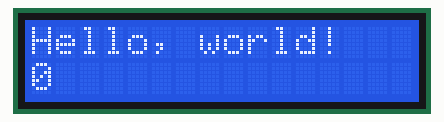
A sketch run on a simulated Arduino Uno, built with avr-gcc and run on an emulated ATmega328P. On the bench: 16×2 character LCD.

Above: at 0.1 s.
At 4.1 s:
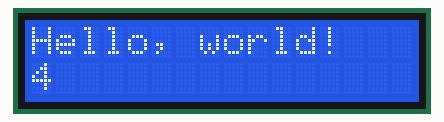
At 9.1 s:
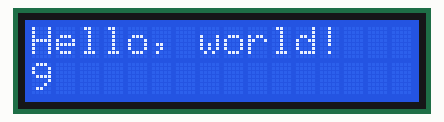
At 19.1 s:
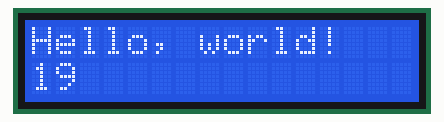
At 29.1 s:
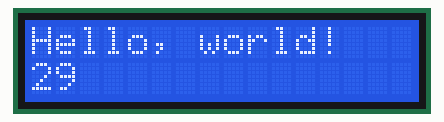
At 39.1 s:
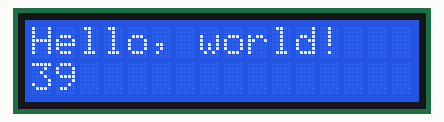

The sketch:

ch05_lcd.ino
```cpp
#include <LiquidCrystal.h>
#define LCD_RS_PIN 2
#define LCD_E_PIN 3
#define LCD_D4_PIN 4
#define LCD_D5_PIN 5
#define LCD_D6_PIN 6
#define LCD_D7_PIN 7

// 建立LiquidCrystal物件
LiquidCrystal lcd(LCD_RS_PIN, LCD_E_PIN, LCD_D4_PIN, LCD_D5_PIN, LCD_D6_PIN, LCD_D7_PIN);

void setup(){
  lcd.begin(16, 2);
  lcd.setCursor(0, 0);
  lcd.print("Hello, world!");
}
void loop(){
  lcd.setCursor(0, 1);
  lcd.print(millis() / 1000);
}
```

Measured:
- what the display in image 1 shows lasts 1.0 s, from 4.0 s to 5.0 s
